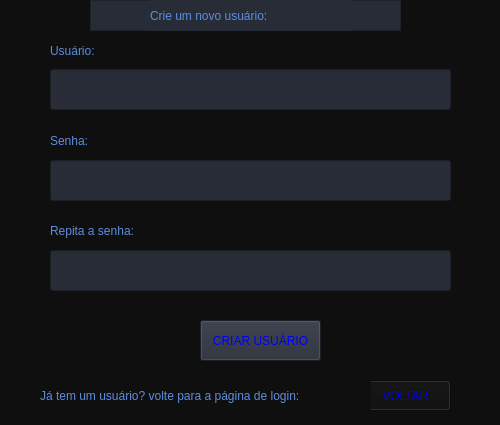
<?xml version="1.0" encoding="UTF-8"?>
<ui version="4.0">
 <class>dialog</class>
 <widget class="QDialog" name="dialog">
  <property name="geometry">
   <rect>
    <x>0</x>
    <y>0</y>
    <width>500</width>
    <height>425</height>
   </rect>
  </property>
  <property name="windowTitle">
   <string>Login</string>
  </property>
  <property name="styleSheet">
   <string notr="true">background-color: rgb(15, 15, 15);
color: rgb(255, 255, 255);
font: 87 7pt &quot;Arial Black&quot;;</string>
  </property>
  <widget class="QDialogButtonBox" name="buttonBox">
   <property name="geometry">
    <rect>
     <x>10</x>
     <y>600</y>
     <width>461</width>
     <height>32</height>
    </rect>
   </property>
   <property name="orientation">
    <enum>Qt::Horizontal</enum>
   </property>
   <property name="standardButtons">
    <set>QDialogButtonBox::Cancel|QDialogButtonBox::Ok</set>
   </property>
  </widget>
  <widget class="QPushButton" name="Button_criar">
   <property name="geometry">
    <rect>
     <x>200</x>
     <y>320</y>
     <width>121</width>
     <height>41</height>
    </rect>
   </property>
   <property name="styleSheet">
    <string notr="true">background-color: rgb(39,44,55);
color: rgb(0,0,245);
font: 87 10pt &quot;Arial Black&quot;;</string>
   </property>
   <property name="text">
    <string>CRIAR USUÁRIO</string>
   </property>
  </widget>
  <widget class="QPushButton" name="Button_voltar">
   <property name="geometry">
    <rect>
     <x>360</x>
     <y>380</y>
     <width>91</width>
     <height>31</height>
    </rect>
   </property>
   <property name="styleSheet">
    <string notr="true">color: rgb(0,0,245);
background-color: rgb(15, 15, 15);
font: 87 8pt &quot;Arial Black&quot;;</string>
   </property>
   <property name="text">
    <string>VOLTAR</string>
   </property>
  </widget>
  <widget class="QLabel" name="label_4">
   <property name="geometry">
    <rect>
     <x>40</x>
     <y>380</y>
     <width>331</width>
     <height>31</height>
    </rect>
   </property>
   <property name="styleSheet">
    <string notr="true">background-color: rgb(15, 15, 15);
font: 87 9pt &quot;Arial Black&quot;;
color: rgb(94,141,222);</string>
   </property>
   <property name="text">
    <string>Já tem um usuário? volte para a página de login:</string>
   </property>
  </widget>
  <widget class="QLineEdit" name="lineEdit">
   <property name="geometry">
    <rect>
     <x>50</x>
     <y>69</y>
     <width>401</width>
     <height>41</height>
    </rect>
   </property>
   <property name="styleSheet">
    <string notr="true">background-color: rgb(39,44,55);
font: 87 9pt &quot;Arial Black&quot;;</string>
   </property>
   <property name="inputMask">
    <string/>
   </property>
  </widget>
  <widget class="QLineEdit" name="lineEdit_2">
   <property name="geometry">
    <rect>
     <x>50</x>
     <y>160</y>
     <width>401</width>
     <height>41</height>
    </rect>
   </property>
   <property name="styleSheet">
    <string notr="true">background-color: rgb(39,44,55);
font: 87 9pt &quot;Arial Black&quot;;</string>
   </property>
   <property name="inputMethodHints">
    <set>Qt::ImhHiddenText</set>
   </property>
   <property name="inputMask">
    <string/>
   </property>
   <property name="text">
    <string/>
   </property>
  </widget>
  <widget class="QLabel" name="label_5">
   <property name="geometry">
    <rect>
     <x>50</x>
     <y>40</y>
     <width>71</width>
     <height>21</height>
    </rect>
   </property>
   <property name="styleSheet">
    <string notr="true">background-color: rgb(15, 15, 15);
font: 87 11pt &quot;Arial Black&quot;;
color: rgb(94,141,222);</string>
   </property>
   <property name="text">
    <string>Usuário:</string>
   </property>
  </widget>
  <widget class="QLabel" name="label_6">
   <property name="geometry">
    <rect>
     <x>50</x>
     <y>130</y>
     <width>61</width>
     <height>21</height>
    </rect>
   </property>
   <property name="styleSheet">
    <string notr="true">background-color: rgb(15, 15, 15);
font: 87 11pt &quot;Arial Black&quot;;
color: rgb(94,141,222);</string>
   </property>
   <property name="text">
    <string>Senha:</string>
   </property>
  </widget>
  <widget class="QFrame" name="frame">
   <property name="geometry">
    <rect>
     <x>90</x>
     <y>0</y>
     <width>311</width>
     <height>31</height>
    </rect>
   </property>
   <property name="styleSheet">
    <string notr="true">background-color: rgb(39,44,55);</string>
   </property>
   <property name="frameShape">
    <enum>QFrame::StyledPanel</enum>
   </property>
   <property name="frameShadow">
    <enum>QFrame::Raised</enum>
   </property>
   <widget class="QLabel" name="label_3">
    <property name="geometry">
     <rect>
      <x>60</x>
      <y>0</y>
      <width>201</width>
      <height>31</height>
     </rect>
    </property>
    <property name="styleSheet">
     <string notr="true">background-color: rgb(39,44,55);
color: rgb(94,141,222);
font: 87 12pt &quot;Arial Black&quot;;</string>
    </property>
    <property name="text">
     <string>Crie um novo usuário:</string>
    </property>
   </widget>
  </widget>
  <widget class="QLabel" name="label_7">
   <property name="geometry">
    <rect>
     <x>50</x>
     <y>220</y>
     <width>141</width>
     <height>21</height>
    </rect>
   </property>
   <property name="styleSheet">
    <string notr="true">background-color: rgb(15, 15, 15);
font: 87 11pt &quot;Arial Black&quot;;
color: rgb(94,141,222);</string>
   </property>
   <property name="text">
    <string>Repita a senha:</string>
   </property>
  </widget>
  <widget class="QLineEdit" name="lineEdit_3">
   <property name="geometry">
    <rect>
     <x>50</x>
     <y>250</y>
     <width>401</width>
     <height>41</height>
    </rect>
   </property>
   <property name="styleSheet">
    <string notr="true">background-color: rgb(39,44,55);
font: 87 9pt &quot;Arial Black&quot;;</string>
   </property>
   <property name="inputMethodHints">
    <set>Qt::ImhHiddenText</set>
   </property>
   <property name="inputMask">
    <string/>
   </property>
   <property name="text">
    <string/>
   </property>
  </widget>
 </widget>
 <resources/>
 <connections>
  <connection>
   <sender>buttonBox</sender>
   <signal>accepted()</signal>
   <receiver>dialog</receiver>
   <slot>accept()</slot>
   <hints>
    <hint type="sourcelabel">
     <x>248</x>
     <y>254</y>
    </hint>
    <hint type="destinationlabel">
     <x>157</x>
     <y>274</y>
    </hint>
   </hints>
  </connection>
  <connection>
   <sender>buttonBox</sender>
   <signal>rejected()</signal>
   <receiver>dialog</receiver>
   <slot>reject()</slot>
   <hints>
    <hint type="sourcelabel">
     <x>316</x>
     <y>260</y>
    </hint>
    <hint type="destinationlabel">
     <x>286</x>
     <y>274</y>
    </hint>
   </hints>
  </connection>
 </connections>
</ui>
